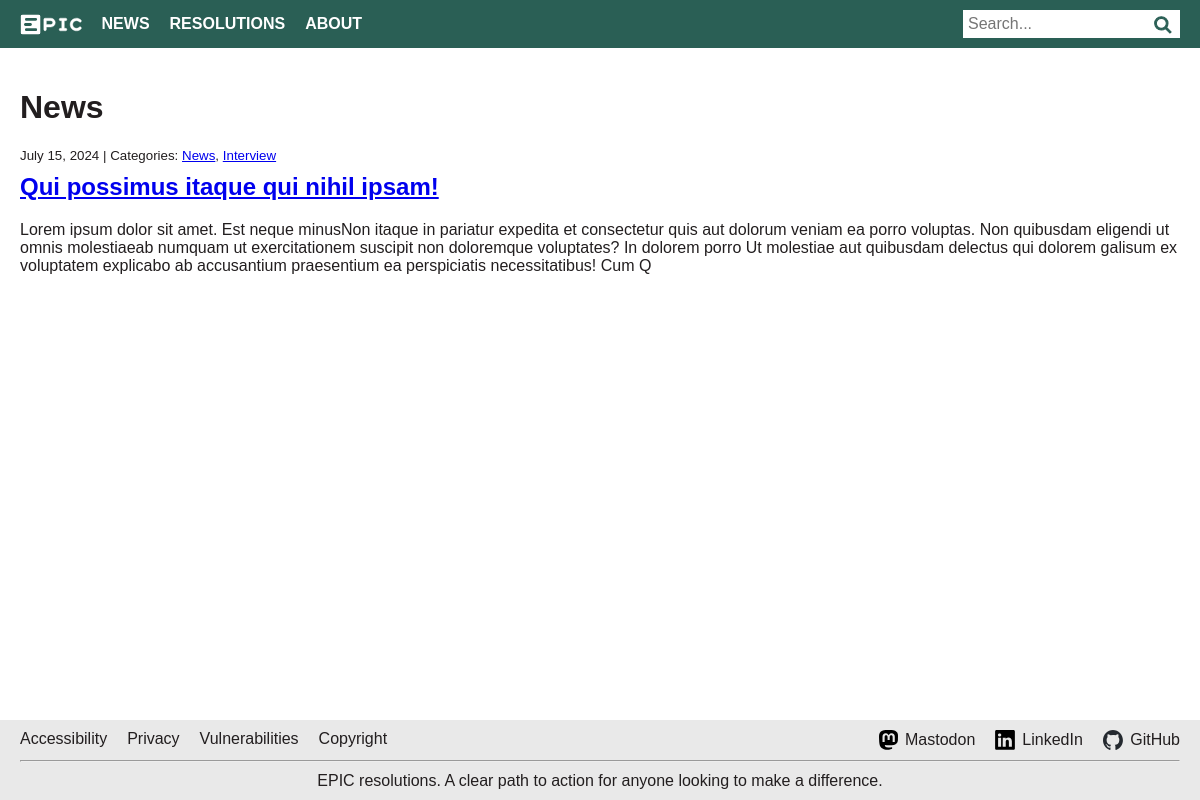
The page /posts/category-filter/2/ on the database its author committed.
### posts/models.py (models this page shows, shortened)
class Category(models.Model):
    name = models.CharField(max_length=30)
    class Meta:
        verbose_name_plural = "categories"
    def __str__(self):
        return self.name

class Post(models.Model):
    title = models.CharField(max_length=100)
    content = models.TextField()
    created_on = models.DateTimeField(auto_now_add=True)
    last_modified = models.DateTimeField(auto_now=True)
    categories = models.ManyToManyField("Category", related_name="posts")
    slug = models.SlugField(null=True)
    class Meta:
        ordering = ['-created_on']

### posts/views.py (the view)
# urls.py: path("category-filter/<int:pk>/", views.category_filter, name="category_filter"),
def category_filter(request, pk):
    category = get_object_or_404(Category, pk=pk)
    posts = Post.objects.filter(categories=category)
    return render(request, 'posts/category-filter.html', {'object_list': posts, 'category': category})

### posts/templates/posts/category-filter.html
{% extends "base.html" %}
{% block content %}
<div class="content-container">
    <h1>{{ category }}</h1>
    {% for post in object_list %}
    <div style="margin-bottom: 35px;">
        <small style="display: block; margin-bottom: -10px;">
            {{ post.created_on|date:"F d, Y" }} | Categories:
            {% for category in post.categories.all %}
            <a href="{% url 'posts:category_filter' category.pk %}">{{ category.name }}</a>{% if not forloop.last %},
            {% endif %}
            {% endfor %}
        </small>
        <h2><a href="{% url 'posts:post_detail' post.slug %}">{{ post.title }}</a></h2>
        <p>{{ post.content | striptags | safe | slice:":400" }}</p>
    </div>
    {% endfor %}
</div>
{% endblock %}

### config/static/css/style.css (style rules this page uses)
:root { --primary-color: rgb(255, 255, 255); --secondary-color: rgb(34, 30, 31); --tertiary-color: rgb(170, 191, 170); --quaternary-color: rgb(42, 95, 85); --quinary-color: rgb(233, 233, 233); }
html { height: 100%; font-size: 16px; overflow-y: scroll; }
body { display: flex; flex-direction: column; min-height: 100vh; margin: 0; padding: 0; box-sizing: border-box; font-family: Arial, Helvetica, sans-serif; }
*, *::before, *::after { box-sizing: inherit; }
h1, h2, h3, p, small, .foreground-text { color: var(--secondary-color); }
.content-container { padding: 20px; }

### rows shown on the page
Category: name "News"
Post: created_on "July 15, 2024", title "Qui possimus itaque qui nihil ipsam!", content "Lorem ipsum dolor sit amet. Est neque minusNon itaque in pariatur expedita et consectetur quis aut dolorum veniam ea porro voluptas. Non quibusdam eligendi ut omnis molestiaeab numquam ut exercitationem suscipit non doloremque voluptates? In dolorem porro Ut molestiae aut quibusdam delectus qui dolorem galisum ex voluptatem explicabo ab accusantium praesentium ea perspiciatis necessitatibus! Cum Q"
Category: name "Interview"
